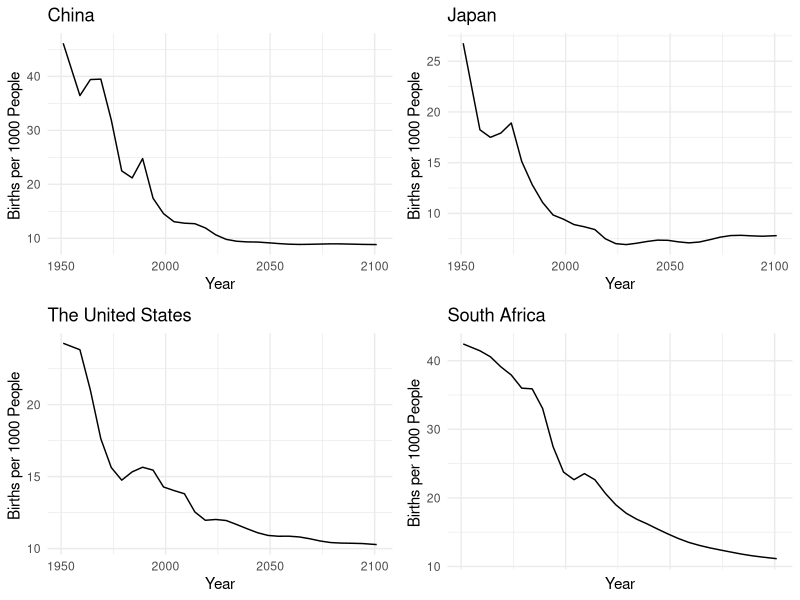
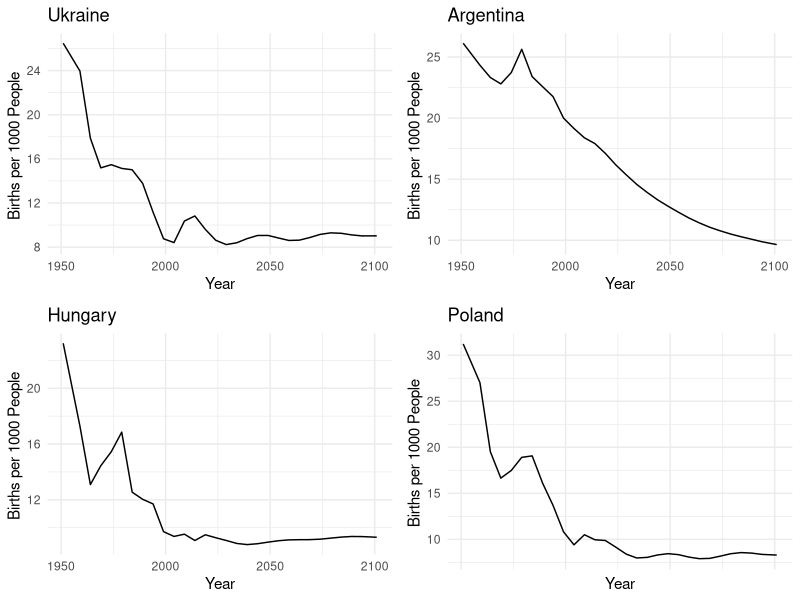

Here is the R script that generated these plots, in order:
## ---- chunk 1
knitr::opts_chunk$set(echo = TRUE)

library(tidyverse)
library(dplyr)
library(here)
library(ggplot2)
library(ggpubr)
## ---- chunk 2
#importing the Birth Rate 1950-2022 of the least affected countries: China, Japan, and the United States from https://www.macrotrends.net/countries/USA/united-states/birth-rate
#Then modify the 'date' variable of each into Date format for graphs by using as.Date
china_data <- read_csv(here::here("inputs/data/china-population-2022-02-25.csv"))
china_data$date <- as.Date(china_data$date)
str(china_data)

japan_data <- read.csv(here::here("inputs/data/japan-population-2022-02-25.csv"))
japan_data$date <- as.Date(japan_data$date)
str(japan_data)

us_data <- read_csv(here::here("inputs/data/united-states-population-2022-02-26.csv"))
us_data$date <- as.Date(us_data$date)
str(us_data)

sa_data <- read_csv(here::here("inputs/data/south-africa-population-2022-02-26.csv"))
sa_data$date <- as.Date(sa_data$date)
str(sa_data)

## ---- chunk 3
#Generating time series graphs of births per 1000 people for each least affected country

china <- ggplot(china_data,aes(x=date,y= `Births per 1000 People`)) + 

   labs(title = "China",
        x = "Year",
        y = "Births per 1000 People ") +
  theme_minimal() +
  geom_line()

japan <- ggplot(japan_data,aes(x=date,y= Births.per.1000.People)) + 

   labs(title = "Japan",
        x = "Year",
        y = "Births per 1000 People ") +
  theme_minimal() +
  geom_line()



us <- ggplot(us_data,aes(x=date,y= `Births per 1000 People`)) + 

   labs(title = "The United States",
        x = "Year",
        y = "Births per 1000 People ") +
  theme_minimal() +
  geom_line()


sa <- ggplot(sa_data,aes(x=date,y= `Births per 1000 People`)) + 
   labs(title = "South Africa",
        x = "Year",
        y = "Births per 1000 People ") +
  theme_minimal() +
  geom_line()

#Arranging them on the same page
ggarrange(china, japan, us, sa + rremove("x.text"),
          ncol = 2, nrow = 2)
## ---- chunk 4
#importing the Birth Rate 1950-2022 of the most affected countries: Ukraine, Argentina, Hungary, and Poland from https://www.macrotrends.net/countries/USA/united-states/birth-rate
#Then modify the 'date' variable of each into Date format for graphs by using as.Date

ukraine_data <- read_csv(here::here("inputs/data/ukraine-population-2022-02-26.csv"))
ukraine_data$date <- as.Date(ukraine_data$date)
str(ukraine_data)

argentina_data <- read_csv(here::here("inputs/data/argentina-population-2022-02-26.csv"))
argentina_data$date <- as.Date(argentina_data$date)

hungary_data <- read_csv(here::here("inputs/data/hungary-population-2022-02-27.csv"))
hungary_data$date <- as.Date(hungary_data$date)

poland_data <- read_csv(here::here("inputs/data/poland-population-2022-02-26.csv"))

poland_data$date <- as.Date(poland_data$date)




## ---- chunk 5
#Generating time series graphs of births per 1000 people for each most affected country

ukraine <- ggplot(ukraine_data,aes(x=date,y= `Births per 1000 People`)) + 
   labs(title = "Ukraine",
        x = "Year",
        y = "Births per 1000 People ") +
  theme_minimal() +
  geom_line()



argentina <- ggplot(argentina_data,aes(x=date,y= `Births per 1000 People`)) + 
   labs(title = "Argentina",
        x = "Year",
        y = "Births per 1000 People ") +
  theme_minimal() +
  geom_line()


hungary <- ggplot(hungary_data,aes(x=date,y= `Births per 1000 People`)) + 
   labs(title = "Hungary",
        x = "Year",
        y = "Births per 1000 People ") +
  theme_minimal() +
  geom_line()

poland <- ggplot(poland_data,aes(x=date,y= `Births per 1000 People`)) + 
   labs(title = "Poland",
        x = "Year",
        y = "Births per 1000 People ") +
  theme_minimal() +
  geom_line()


ggarrange(ukraine, argentina, hungary, poland + rremove("x.text"),
          ncol = 2, nrow = 2)
